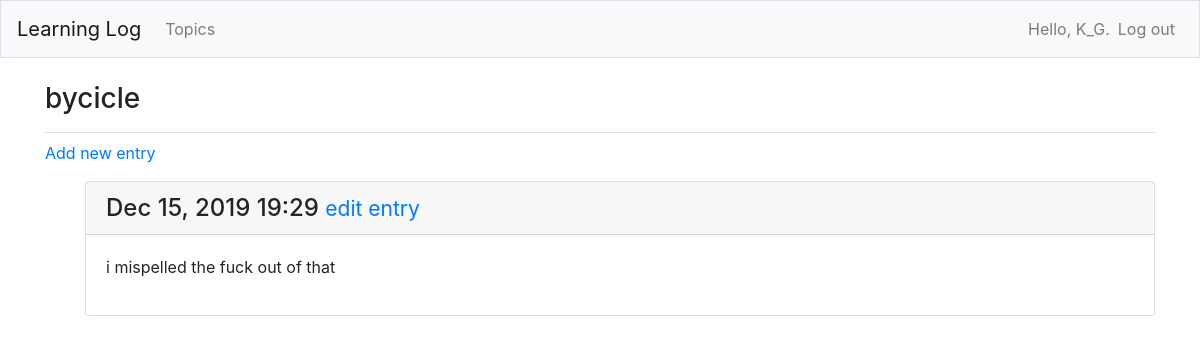
Screenshot of /topics/5/ (signed in) with the database file from the repository.
### learning_logs/models.py (models this page shows, shortened)
class Topic(models.Model):
    text = models.CharField(max_length=200)
    date_added = models.DateTimeField(auto_now_add=True)
    owner = models.ForeignKey(User, on_delete=models.CASCADE)
    def __str__(self):
        return self.text

class Entry(models.Model):
    topic = models.ForeignKey(Topic, on_delete=models.CASCADE)
    text = models.TextField()
    date_added = models.DateTimeField(auto_now_add=True)
    class Meta:
        verbose_name_plural = 'entries'

### learning_logs/views.py (the view)
# urls.py: path('topics/<int:topic_id>/', views.topic, name='topic'),
@login_required
def topic(request, topic_id):
    topic = Topic.objects.get(id=topic_id)
    if topic.owner != request.user:
        raise http404
    entries = topic.entry_set.order_by('-date_added')
    context = {'topic': topic, 'entries': entries}
    return render(request, 'learning_logs/topic.html', context)

### learning_logs/templates/learning_logs/topic.html
{% extends "learning_logs/base.html" %}
{% block page_header %}
  <h3>{{ topic }}</h3>
{% endblock page_header %}
{% block content %}
  <p>
    <a href="{% url 'learning_logs:new_entry' topic.id %}">Add new entry</a>
  </p>
  <ul>
  {% for entry in entries %}
    <div class="card mb-3">
      <h4 class="card-header">
        {{ entry.date_added|date:'M d, Y H:i' }}
        <small><a href="{% url 'learning_logs:edit_entry' entry.id %}">
            edit entry</a></small>
      </h4>
      <div class="card-body">
        {{ entry.text|linebreaks }}
      </div>
    </div>
  {% empty %}
    <p>There are no entries for this topic yet.</p>
  {% endfor %}
{% endblock content %}

### learning_logs/templates/learning_logs/base.html (shortened to what this page needs)
{% load bootstrap4 %}
<!doctype html>
<html lang="en">
<head>
    {% bootstrap_css %}
</head>
<body>
  <nav class="navbar navbar-expand-md navbar-light bg-light mb-4 border">
    <a class="navbar-brand" href="{% url 'learning_logs:index'%}">
        Learning Log</a>
    <div class="collapse navbar-collapse" id="navbarCollapse">
      <ul class="navbar-nav mr-auto">
        <li class="nav-item">
          <a class="nav-link" href="{% url 'learning_logs:topics'%}">
              Topics</a></li>
      </ul>
      <ul class="navbar-nav ml-auto">
        {% if user.is_authenticated %}
          <li class="nav-item">
            <span class="navbar-text"}">Hello, {{ user.username }}.</span>
          </li>
          <li class="nav-item">
            <a class="nav-link" href="{% url 'users:logout' %}">Log out</a>
          </li>
        {% else %}
          <li class="nav-item">
            <a class="nav-link" href="{% url 'users:register' %}">Register</a>
          </li>
          <li class="nav-item">
            <a class="nav-link" href="{% url 'users:login' %}">Log in</a></li>
        {% endif %}
      </ul>
    </div>
  </nav>
  <main role="main" class="container">
    <div class="pb-2 mb-2 border-bottom">
      {% block page_header %}{% endblock page_header %}
    </div>
    <div>
      {% block content %}{% endblock content %}
    </div>
  </main>
</body>
</html>

### rows the page displays
Topic: text "bycicle"
Entry: date_added "Dec 15, 2019 19:29", text "i mispelled the fuck out of that"

### other values shown
{{ user.username }} "K_G"
